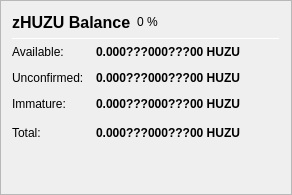
                   <widget class="QFrame" name="frame_ZerocoinBalances">
                    <property name="frameShape">
                     <enum>QFrame::StyledPanel</enum>
                    </property>
                    <property name="frameShadow">
                     <enum>QFrame::Raised</enum>
                    </property>
                    <layout class="QVBoxLayout" name="verticalLayout_7">
                     <item>
                      <layout class="QHBoxLayout" name="horizontalLayout_8" stretch="0,0,0">
                       <item>
                        <widget class="QLabel" name="label_5z_3">
                         <property name="minimumSize">
                          <size>
                           <width>0</width>
                           <height>20</height>
                          </size>
                         </property>
                         <property name="font">
                          <font>
                           <pointsize>12</pointsize>
                           <weight>75</weight>
                           <bold>true</bold>
                          </font>
                         </property>
                         <property name="text">
                          <string>zHUZU Balance</string>
                         </property>
                        </widget>
                       </item>
                       <item>
                        <widget class="QLabel" name="labelzHUZUPercent">
                         <property name="text">
                          <string notr="true">0 %</string>
                         </property>
                        </widget>
                       </item>
                       <item>
                        <spacer name="horizontalSpacer_11">
                         <property name="orientation">
                          <enum>Qt::Horizontal</enum>
                         </property>
                         <property name="sizeHint" stdset="0">
                          <size>
                           <width>40</width>
                           <height>20</height>
                          </size>
                         </property>
                        </spacer>
                       </item>
                      </layout>
                     </item>
                     <item>
                      <widget class="Line" name="line_ZerocoinBalance">
                       <property name="minimumSize">
                        <size>
                         <width>0</width>
                         <height>1</height>
                        </size>
                       </property>
                       <property name="maximumSize">
                        <size>
                         <width>16777215</width>
                         <height>1</height>
                        </size>
                       </property>
                       <property name="orientation">
                        <enum>Qt::Horizontal</enum>
                       </property>
                      </widget>
                     </item>
                     <item>
                      <layout class="QGridLayout" name="gridLayout_5">
                       <property name="spacing">
                        <number>12</number>
                       </property>
                       <item row="1" column="0">
                        <widget class="QLabel" name="labelzBalanceMatureText">
                         <property name="toolTip">
                          <string>Mature: more than 20 confirmation and more than 1 mint of the same denomination after it was minted.
These zHUZU are spendable.</string>
                         </property>
                         <property name="text">
                          <string>Available:</string>
                         </property>
                        </widget>
                       </item>
                       <item row="1" column="1">
                        <widget class="QLabel" name="labelzBalanceMature">
                         <property name="font">
                          <font>
                           <weight>75</weight>
                           <bold>true</bold>
                          </font>
                         </property>
                         <property name="toolTip">
                          <string>Mature: more than 20 confirmation and more than 1 mint of the same denomination after it was minted.
These zHUZU are spendable.</string>
                         </property>
                         <property name="text">
                          <string notr="true">0.000???000???00 HUZU</string>
                         </property>
                         <property name="alignment">
                          <set>Qt::AlignRight|Qt::AlignTrailing|Qt::AlignVCenter</set>
                         </property>
                        </widget>
                       </item>
                       <item row="2" column="0">
                        <widget class="QLabel" name="labelzBalanceUnconfirmedText">
                         <property name="toolTip">
                          <string>Unconfirmed: less than 20 confirmations
Immature: confirmed, but less than 1 mint of the same denomination after it was minted</string>
                         </property>
                         <property name="text">
                          <string>Unconfirmed:</string>
                         </property>
                        </widget>
                       </item>
                       <item row="2" column="1">
                        <widget class="QLabel" name="labelzBalanceUnconfirmed">
                         <property name="font">
                          <font>
                           <weight>75</weight>
                           <bold>true</bold>
                          </font>
                         </property>
                         <property name="toolTip">
                          <string>Unconfirmed: less than 20 confirmations
Immature: confirmed, but less than 1 mint of the same denomination after it was minted</string>
                         </property>
                         <property name="text">
                          <string notr="true">0.000???000???00 HUZU</string>
                         </property>
                         <property name="alignment">
                          <set>Qt::AlignRight|Qt::AlignTrailing|Qt::AlignVCenter</set>
                         </property>
                        </widget>
                       </item>
                       <item row="3" column="0">
                        <widget class="QLabel" name="labelzBalanceImmatureText">
                         <property name="toolTip">
                          <string>Unconfirmed: less than 20 confirmations
Immature: confirmed, but less than 1 mint of the same denomination after it was minted</string>
                         </property>
                         <property name="text">
                          <string>Immature:</string>
                         </property>
                        </widget>
                       </item>
                       <item row="3" column="1">
                        <widget class="QLabel" name="labelzBalanceImmature">
                         <property name="font">
                          <font>
                           <weight>75</weight>
                           <bold>true</bold>
                          </font>
                         </property>
                         <property name="toolTip">
                          <string>Unconfirmed: less than 20 confirmations
Immature: confirmed, but less than 1 mint of the same denomination after it was minted</string>
                         </property>
                         <property name="text">
                          <string notr="true">0.000???000???00 HUZU</string>
                         </property>
                         <property name="alignment">
                          <set>Qt::AlignRight|Qt::AlignTrailing|Qt::AlignVCenter</set>
                         </property>
                        </widget>
                       </item>
                       <item row="4" column="0">
                        <widget class="QLabel" name="labelzBalanceText">
                         <property name="toolTip">
                          <string>Your current zHUZU balance, unconfirmed and immature zHUZU included.</string>
                         </property>
                         <property name="text">
                          <string>Total:</string>
                         </property>
                        </widget>
                       </item>
                       <item row="4" column="1">
                        <widget class="QLabel" name="labelzBalance">
                         <property name="font">
                          <font>
                           <weight>75</weight>
                           <bold>true</bold>
                          </font>
                         </property>
                         <property name="cursor">
                          <cursorShape>IBeamCursor</cursorShape>
                         </property>
                         <property name="toolTip">
                          <string>Your current zHUZU balance, unconfirmed and immature zHUZU included.</string>
                         </property>
                         <property name="text">
                          <string notr="true">0.000???000???00 HUZU</string>
                         </property>
                         <property name="alignment">
                          <set>Qt::AlignRight|Qt::AlignTrailing|Qt::AlignVCenter</set>
                         </property>
                         <property name="textInteractionFlags">
                          <set>Qt::LinksAccessibleByMouse|Qt::TextSelectableByKeyboard|Qt::TextSelectableByMouse</set>
                         </property>
                        </widget>
                       </item>
                       <item row="4" column="2">
                        <spacer name="horizontalSpacer_4">
                         <property name="orientation">
                          <enum>Qt::Horizontal</enum>
                         </property>
                         <property name="sizeHint" stdset="0">
                          <size>
                           <width>40</width>
                           <height>20</height>
                          </size>
                         </property>
                        </spacer>
                       </item>
                      </layout>
                     </item>
                     <item>
                      <spacer name="verticalSpacer_4">
                       <property name="orientation">
                        <enum>Qt::Vertical</enum>
                       </property>
                       <property name="sizeHint" stdset="0">
                        <size>
                         <width>20</width>
                         <height>40</height>
                        </size>
                       </property>
                      </spacer>
                     </item>
                    </layout>
                   </widget>
